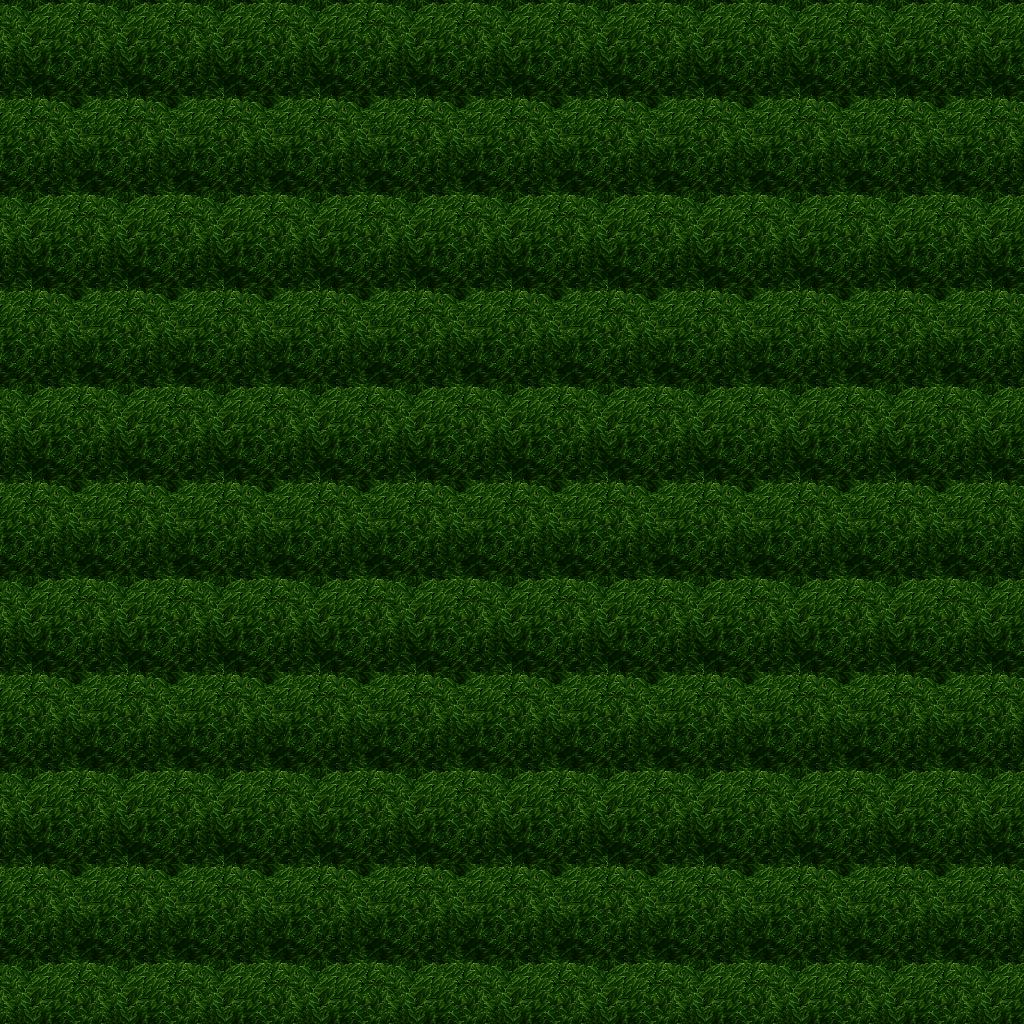

Rendered tile map (Tiled .tmx) drawn with the repository's tilesets; below, a short description and the map source with its tile grids summarised:
An orthogonal 32x32 tile map with 32x32 px tiles, 5 tile layers (Ground, Objects, Objects2, Above, ...), 1 hidden layer not drawn, 13 tilesets.

<map version="1.10" tiledversion="1.11.0" orientation="orthogonal" renderorder="right-down" width="32" height="32" tilewidth="32" tileheight="32" infinite="0" nextlayerid="11" nextobjectid="1">
 <tileset firstgid="1" name="ground_ground" tilewidth="32" tileheight="32" tilecount="33" columns="3">
  <image source="../drawable/ground_ground.png" width="96" height="352" />
 </tileset>
 <tileset firstgid="34" name="ground_water_pool" tilewidth="32" tileheight="32" tilecount="72" columns="3">
  <image source="../drawable/ground_water_pool.png" width="96" height="768" />
 </tileset>
 <tileset firstgid="106" name="plant_tree_tree_darkgreen" tilewidth="32" tileheight="32" tilecount="88" columns="8">
  <image source="../drawable/plant_tree_tree_darkgreen.png" width="256" height="352" />
 </tileset>
 <tileset firstgid="194" name="ground_grass_edges" tilewidth="32" tileheight="32" tilecount="36" columns="12">
  <image source="../drawable/ground_grass_edges.png" width="384" height="96" />
 </tileset>
 <tileset firstgid="230" name="ground_grass_corners" tilewidth="32" tileheight="32" tilecount="24" columns="6">
  <image source="../drawable/ground_grass_corners.png" width="192" height="128" />
 </tileset>
 <tileset firstgid="254" name="plant_flower_daisy_white" tilewidth="32" tileheight="32" tilecount="8" columns="2">
  <image source="../drawable/plant_flower_daisy_white.png" width="64" height="128" />
 </tileset>
 <tileset firstgid="262" name="plant_grasses" tilewidth="32" tileheight="32" tilecount="6" columns="3">
  <image source="../drawable/plant_grasses.png" width="96" height="64" />
 </tileset>
 <tileset firstgid="268" name="ground_pothole" tilewidth="32" tileheight="32" tilecount="4" columns="4">
  <image source="../drawable/ground_pothole.png" width="128" height="32" />
 </tileset>
 <tileset firstgid="272" name="logic_item_resources" tilewidth="32" tileheight="32" tilecount="6" columns="6">
  <image source="../drawable/logic_item_resources.png" width="192" height="32" />
 </tileset>
 <tileset firstgid="278" name="logic_creature_elf" tilewidth="32" tileheight="32" tilecount="16" columns="8">
  <image source="../drawable/logic_creature_elf.png" width="256" height="64" />
 </tileset>
 <tileset firstgid="294" name="logic_item_mushroom" tilewidth="32" tileheight="32" tilecount="6" columns="6">
  <image source="../drawable/logic_item_mushroom.png" width="192" height="32" />
 </tileset>
 <tileset firstgid="300" name="logic_portal" tilewidth="32" tileheight="32" tilecount="24" columns="8">
  <image source="../drawable/logic_portal.png" width="256" height="96" />
 </tileset>
 <tileset firstgid="324" name="logic_collision" tilewidth="32" tileheight="32" tilecount="1" columns="1">
  <image source="../drawable/logic_collision.png" width="32" height="32" />
 </tileset>
 <layer id="1" name="Ground" width="32" height="32">
  <data>[1024 cells, 1024 non-empty, 1 distinct tile ids]</data>
 </layer>
 <layer id="2" name="Objects" width="32" height="32">
  <data>[1024 cells, 0 non-empty, 0 distinct tile ids]</data>
 </layer>
 <layer id="3" name="Objects2" width="32" height="32">
  <data>[1024 cells, 0 non-empty, 0 distinct tile ids]</data>
 </layer>
 <layer id="4" name="Above" width="32" height="32">
  <data>[1024 cells, 1024 non-empty, 18 distinct tile ids]</data>
 </layer>
 <layer id="5" name="Above2" width="32" height="32">
  <data>[1024 cells, 0 non-empty, 0 distinct tile ids]</data>
 </layer>
 <layer id="6" name="Walkable" width="32" height="32" visible="0">
  <data>[1024 cells, 1024 non-empty, 1 distinct tile ids]</data>
 </layer>
 <objectgroup id="7" name="Mapevents" />
 <objectgroup id="8" name="Spawn" />
 <objectgroup id="9" name="Keys" />
 <objectgroup id="10" name="Replace" />
</map>
